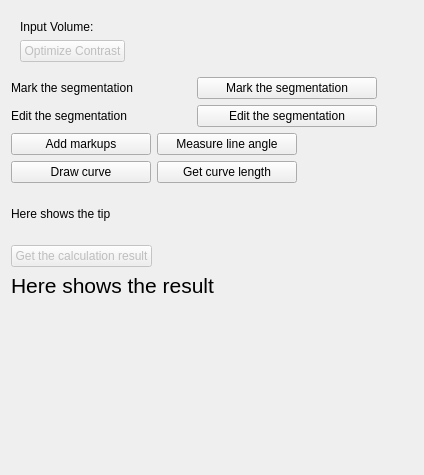
<?xml version="1.0" encoding="UTF-8"?>
<ui version="4.0">
 <class>BreastImplantAnalyzer</class>
 <widget class="qMRMLWidget" name="BreastImplantAnalyzer">
  <property name="geometry">
   <rect>
    <x>0</x>
    <y>0</y>
    <width>424</width>
    <height>475</height>
   </rect>
  </property>
  <property name="toolTip">
   <string/>
  </property>
  <layout class="QFormLayout" name="formLayout">
   <item row="0" column="0" colspan="2">
    <widget class="ctkCollapsibleButton" name="basicCollapsibleButton" native="true">
     <property name="maximumSize">
      <size>
       <width>500</width>
       <height>16777215</height>
      </size>
     </property>
     <property name="text" stdset="0">
      <string>Input</string>
     </property>
     <layout class="QFormLayout" name="formLayout_2">
      <property name="horizontalSpacing">
       <number>1</number>
      </property>
      <item row="0" column="0">
       <widget class="QLabel" name="label">
        <property name="sizePolicy">
         <sizepolicy hsizetype="Minimum" vsizetype="Preferred">
          <horstretch>0</horstretch>
          <verstretch>0</verstretch>
         </sizepolicy>
        </property>
        <property name="font">
         <font>
          <family>Arial</family>
         </font>
        </property>
        <property name="toolTip">
         <string>Load a DICOM using the DICOM manager at the top and select it here.</string>
        </property>
        <property name="text">
         <string>Input Volume:</string>
        </property>
       </widget>
      </item>
      <item row="0" column="1">
       <widget class="qMRMLNodeComboBox" name="inputSelector" native="true">
        <property name="toolTip">
         <string>Load a DICOM using the DICOM manager at the top and select it here.</string>
        </property>
        <property name="layoutDirection">
         <enum>Qt::LeftToRight</enum>
        </property>
        <property name="nodeTypes" stdset="0">
         <stringlist>
          <string>vtkMRMLScalarVolumeNode</string>
         </stringlist>
        </property>
        <property name="showChildNodeTypes" stdset="0">
         <bool>false</bool>
        </property>
        <property name="noneEnabled" stdset="0">
         <bool>false</bool>
        </property>
        <property name="addEnabled" stdset="0">
         <bool>false</bool>
        </property>
        <property name="removeEnabled" stdset="0">
         <bool>false</bool>
        </property>
       </widget>
      </item>
      <item row="3" column="0">
       <widget class="QPushButton" name="contrastButton">
        <property name="enabled">
         <bool>false</bool>
        </property>
        <property name="font">
         <font>
          <family>Arial</family>
         </font>
        </property>
        <property name="toolTip">
         <string>Further contrast modifications can be made in the Volumes module</string>
        </property>
        <property name="text">
         <string>Optimize Contrast</string>
        </property>
        <property name="checkable">
         <bool>true</bool>
        </property>
       </widget>
      </item>
     </layout>
    </widget>
   </item>
   <item row="1" column="0">
    <layout class="QFormLayout" name="formLayout_3">
     <item row="0" column="0">
      <widget class="QLabel" name="markLabel">
       <property name="minimumSize">
        <size>
         <width>180</width>
         <height>0</height>
        </size>
       </property>
       <property name="font">
        <font>
         <family>Arial</family>
        </font>
       </property>
       <property name="text">
        <string>Mark the segmentation</string>
       </property>
      </widget>
     </item>
     <item row="1" column="0">
      <widget class="QLabel" name="editLabel">
       <property name="minimumSize">
        <size>
         <width>180</width>
         <height>0</height>
        </size>
       </property>
       <property name="font">
        <font>
         <family>Arial</family>
        </font>
       </property>
       <property name="text">
        <string>&lt;html&gt;&lt;head/&gt;&lt;body&gt;&lt;p&gt;Edit the segmentation&lt;/p&gt;&lt;/body&gt;&lt;/html&gt;</string>
       </property>
      </widget>
     </item>
     <item row="1" column="1">
      <widget class="QPushButton" name="editSegButton">
       <property name="minimumSize">
        <size>
         <width>180</width>
         <height>0</height>
        </size>
       </property>
       <property name="maximumSize">
        <size>
         <width>300</width>
         <height>16777215</height>
        </size>
       </property>
       <property name="font">
        <font>
         <family>Arial</family>
        </font>
       </property>
       <property name="text">
        <string>Edit the segmentation</string>
       </property>
       <property name="checkable">
        <bool>false</bool>
       </property>
      </widget>
     </item>
     <item row="0" column="1">
      <widget class="QPushButton" name="markSegButton">
       <property name="minimumSize">
        <size>
         <width>180</width>
         <height>0</height>
        </size>
       </property>
       <property name="maximumSize">
        <size>
         <width>300</width>
         <height>16777215</height>
        </size>
       </property>
       <property name="font">
        <font>
         <family>Arial</family>
        </font>
       </property>
       <property name="text">
        <string>Mark the segmentation</string>
       </property>
       <property name="checkable">
        <bool>true</bool>
       </property>
      </widget>
     </item>
    </layout>
   </item>
   <item row="6" column="0">
    <widget class="QLabel" name="resultLabel">
     <property name="maximumSize">
      <size>
       <width>500</width>
       <height>16777215</height>
      </size>
     </property>
     <property name="font">
      <font>
       <family>Arial</family>
       <pointsize>16</pointsize>
      </font>
     </property>
     <property name="text">
      <string>Here shows the result</string>
     </property>
    </widget>
   </item>
   <item row="2" column="0">
    <layout class="QFormLayout" name="formLayout_4">
     <item row="1" column="0">
      <widget class="QPushButton" name="curveButton">
       <property name="minimumSize">
        <size>
         <width>140</width>
         <height>0</height>
        </size>
       </property>
       <property name="font">
        <font>
         <family>Arial</family>
        </font>
       </property>
       <property name="text">
        <string>Draw curve</string>
       </property>
      </widget>
     </item>
     <item row="0" column="0">
      <widget class="QPushButton" name="markupButton">
       <property name="minimumSize">
        <size>
         <width>140</width>
         <height>0</height>
        </size>
       </property>
       <property name="font">
        <font>
         <family>Arial</family>
        </font>
       </property>
       <property name="text">
        <string>Add markups</string>
       </property>
       <property name="checkable">
        <bool>true</bool>
       </property>
      </widget>
     </item>
     <item row="1" column="1">
      <widget class="QPushButton" name="lengthButton">
       <property name="minimumSize">
        <size>
         <width>140</width>
         <height>0</height>
        </size>
       </property>
       <property name="font">
        <font>
         <family>Arial</family>
        </font>
       </property>
       <property name="text">
        <string>Get curve length</string>
       </property>
      </widget>
     </item>
     <item row="0" column="1">
      <widget class="QPushButton" name="measureAngleButton">
       <property name="minimumSize">
        <size>
         <width>140</width>
         <height>0</height>
        </size>
       </property>
       <property name="font">
        <font>
         <family>Arial</family>
        </font>
       </property>
       <property name="text">
        <string>Measure line angle</string>
       </property>
      </widget>
     </item>
    </layout>
   </item>
   <item row="3" column="0">
    <widget class="QLabel" name="tipLabel">
     <property name="minimumSize">
      <size>
       <width>400</width>
       <height>50</height>
      </size>
     </property>
     <property name="maximumSize">
      <size>
       <width>16777215</width>
       <height>16777215</height>
      </size>
     </property>
     <property name="font">
      <font>
       <family>Arial</family>
      </font>
     </property>
     <property name="autoFillBackground">
      <bool>false</bool>
     </property>
     <property name="text">
      <string>Here shows the tip</string>
     </property>
     <property name="wordWrap">
      <bool>true</bool>
     </property>
    </widget>
   </item>
   <item row="4" column="0">
    <widget class="QPushButton" name="getResultButton">
     <property name="enabled">
      <bool>false</bool>
     </property>
     <property name="maximumSize">
      <size>
       <width>600</width>
       <height>16777215</height>
      </size>
     </property>
     <property name="font">
      <font>
       <family>Arial</family>
      </font>
     </property>
     <property name="toolTip">
      <string>Run the algorithm.</string>
     </property>
     <property name="text">
      <string>Get the calculation result</string>
     </property>
     <property name="checkable">
      <bool>false</bool>
     </property>
    </widget>
   </item>
  </layout>
 </widget>
 <customwidgets>
  <customwidget>
   <class>ctkCollapsibleButton</class>
   <extends>QWidget</extends>
   <header>ctkCollapsibleButton.h</header>
   <container>1</container>
  </customwidget>
  <customwidget>
   <class>qMRMLNodeComboBox</class>
   <extends>QWidget</extends>
   <header>qMRMLNodeComboBox.h</header>
  </customwidget>
  <customwidget>
   <class>qMRMLWidget</class>
   <extends>QWidget</extends>
   <header>qMRMLWidget.h</header>
   <container>1</container>
  </customwidget>
 </customwidgets>
 <resources/>
 <connections>
  <connection>
   <sender>BreastImplantAnalyzer</sender>
   <signal>mrmlSceneChanged(vtkMRMLScene*)</signal>
   <receiver>inputSelector</receiver>
   <slot>setMRMLScene(vtkMRMLScene*)</slot>
   <hints>
    <hint type="sourcelabel">
     <x>122</x>
     <y>132</y>
    </hint>
    <hint type="destinationlabel">
     <x>140</x>
     <y>66</y>
    </hint>
   </hints>
  </connection>
 </connections>
</ui>
